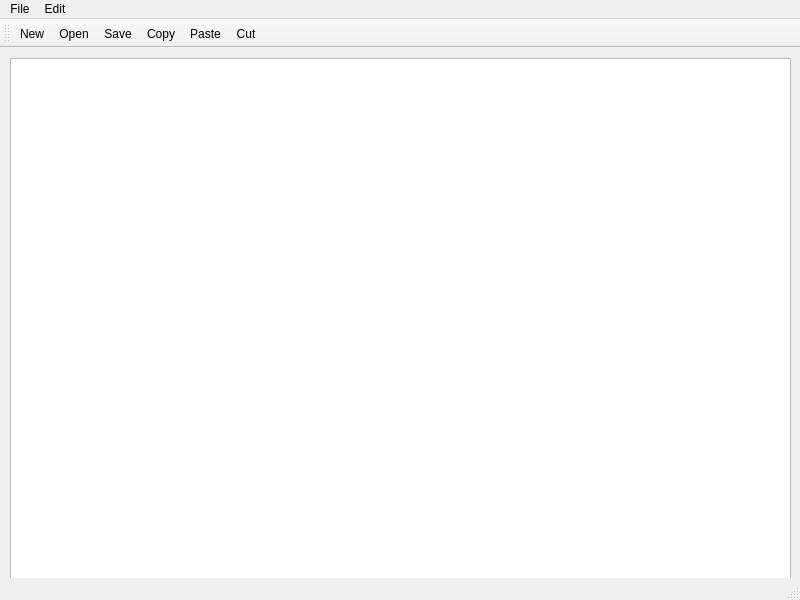
<?xml version="1.0" encoding="UTF-8"?>
<ui version="4.0">
 <class>notepad</class>
 <widget class="QMainWindow" name="notepad">
  <property name="geometry">
   <rect>
    <x>0</x>
    <y>0</y>
    <width>800</width>
    <height>600</height>
   </rect>
  </property>
  <property name="windowTitle">
   <string>notepad</string>
  </property>
  <widget class="QWidget" name="centralwidget">
   <widget class="QWidget" name="verticalLayoutWidget">
    <property name="geometry">
     <rect>
      <x>10</x>
      <y>10</y>
      <width>781</width>
      <height>531</height>
     </rect>
    </property>
    <layout class="QVBoxLayout" name="verticalLayout">
     <item>
      <widget class="QTextEdit" name="textEdit"/>
     </item>
    </layout>
   </widget>
  </widget>
  <widget class="QMenuBar" name="menubar">
   <property name="geometry">
    <rect>
     <x>0</x>
     <y>0</y>
     <width>800</width>
     <height>22</height>
    </rect>
   </property>
   <widget class="QMenu" name="menuFile">
    <property name="title">
     <string>File</string>
    </property>
    <addaction name="actionNew"/>
    <addaction name="actionOpen"/>
    <addaction name="actionSave"/>
    <addaction name="actionPrint"/>
    <addaction name="actionExit"/>
   </widget>
   <widget class="QMenu" name="menuEdit">
    <property name="title">
     <string>Edit</string>
    </property>
    <addaction name="actionCopy"/>
    <addaction name="actionPaste"/>
    <addaction name="actionCut"/>
    <addaction name="actionUndo"/>
    <addaction name="actionRedo"/>
   </widget>
   <addaction name="menuFile"/>
   <addaction name="menuEdit"/>
  </widget>
  <widget class="QStatusBar" name="statusbar"/>
  <widget class="QToolBar" name="toolBar">
   <property name="windowTitle">
    <string>toolBar</string>
   </property>
   <attribute name="toolBarArea">
    <enum>TopToolBarArea</enum>
   </attribute>
   <attribute name="toolBarBreak">
    <bool>false</bool>
   </attribute>
   <addaction name="actionNew"/>
   <addaction name="actionOpen"/>
   <addaction name="actionSave"/>
   <addaction name="actionCopy"/>
   <addaction name="actionPaste"/>
   <addaction name="actionCut"/>
  </widget>
  <action name="actionNew">
   <property name="icon">
    <iconset resource="Resources.qrc">
     <normaloff>:/imgs/Icons/New.bmp</normaloff>:/imgs/Icons/New.bmp</iconset>
   </property>
   <property name="text">
    <string>New</string>
   </property>
  </action>
  <action name="actionOpen">
   <property name="icon">
    <iconset>
     <normalon>:/imgs/Icons/Open.bmp</normalon>
    </iconset>
   </property>
   <property name="text">
    <string>Open</string>
   </property>
  </action>
  <action name="actionSave">
   <property name="icon">
    <iconset>
     <normalon>:/imgs/Icons/Save.bmp</normalon>
    </iconset>
   </property>
   <property name="text">
    <string>Save</string>
   </property>
  </action>
  <action name="actionPrint">
   <property name="text">
    <string>Print</string>
   </property>
  </action>
  <action name="actionExit">
   <property name="text">
    <string>Exit</string>
   </property>
  </action>
  <action name="actionCopy">
   <property name="icon">
    <iconset>
     <normalon>:/imgs/Icons/Highlight.bmp</normalon>
    </iconset>
   </property>
   <property name="text">
    <string>Copy</string>
   </property>
  </action>
  <action name="actionPaste">
   <property name="icon">
    <iconset>
     <normalon>:/imgs/Icons/Paste.bmp</normalon>
    </iconset>
   </property>
   <property name="text">
    <string>Paste</string>
   </property>
  </action>
  <action name="actionCut">
   <property name="icon">
    <iconset>
     <normalon>:/imgs/Icons/Cut.bmp</normalon>
    </iconset>
   </property>
   <property name="text">
    <string>Cut</string>
   </property>
  </action>
  <action name="actionUndo">
   <property name="text">
    <string>Undo</string>
   </property>
  </action>
  <action name="actionRedo">
   <property name="text">
    <string>Redo</string>
   </property>
  </action>
 </widget>
 <resources>
  <include location="Resources.qrc"/>
 </resources>
 <connections/>
</ui>
